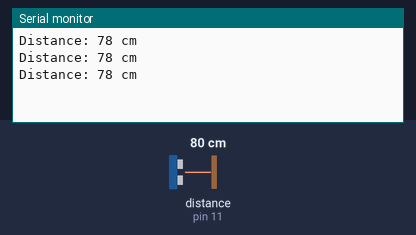
The sketch below on a simulated Arduino Uno, built with avr-gcc and run on an emulated ATmega328P. Parts: the last lines printed to the serial monitor. Wiring (inferred from the names in the program): ultrasonic range finder: trigger pin 10; echo pin 11. The inputs (shaded band) are chosen by the test bench; at power-on: distance to the obstacle (sensor on pin 11) 80 cm. The echo pulse lasts 58.3 µs per cm.

Above: at 1.3 s.
1.4 s: distance to the obstacle (sensor on pin 11) set to 2 cm
At 1.9 s:
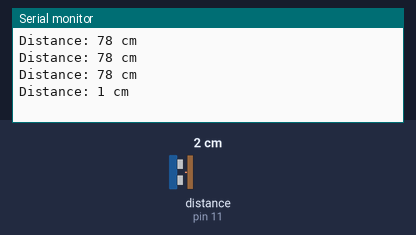
2.9 s: distance to the obstacle (sensor on pin 11) set to 4 cm
At 3.4 s:
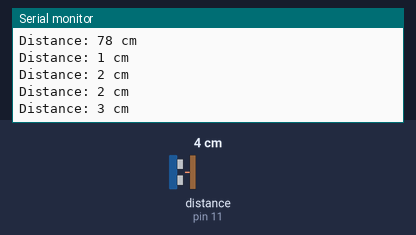
Timing chart, 0 to 5.9 s (numbered marks = the images above; inputs shaded):
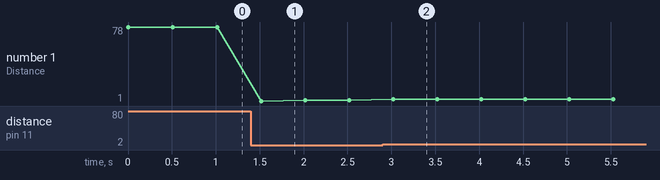

Measured:
- after the input at 1.4 s, the serial monitor: prints a new line after 0.12 s (image 1)
- after the input at 2.9 s, the serial monitor: prints a new line after 0.12 s (image 2)
- plotted number 1: 78 → 2 after the input at 1.4 s, 2 → 3 after the input at 2.9 s

The sketch:

Ultrasonic.ino
```cpp
long duration;
int distance;

const int trigPin = 10;
const int echoPin = 11;  // ✅ corrected name (camelCase)

void setup() {
  pinMode(trigPin, OUTPUT);
  pinMode(echoPin, INPUT);
  Serial.begin(115200);
}

void loop() {
  // Clear the trigger pin
  digitalWrite(trigPin, LOW);
  delayMicroseconds(2);

  // Send a 10µs pulse
  digitalWrite(trigPin, HIGH);
  delayMicroseconds(10);
  digitalWrite(trigPin, LOW);

  // Read echo response
  duration = pulseIn(echoPin, HIGH);

  // Calculate distance (speed of sound = 0.034 cm/µs, divide by 2 for round trip)
  distance = duration * 0.034 / 2;

  // Print result
  Serial.print("Distance: ");
  Serial.print(distance);
  Serial.println(" cm");

  delay(500); // small delay for readability
}
```
